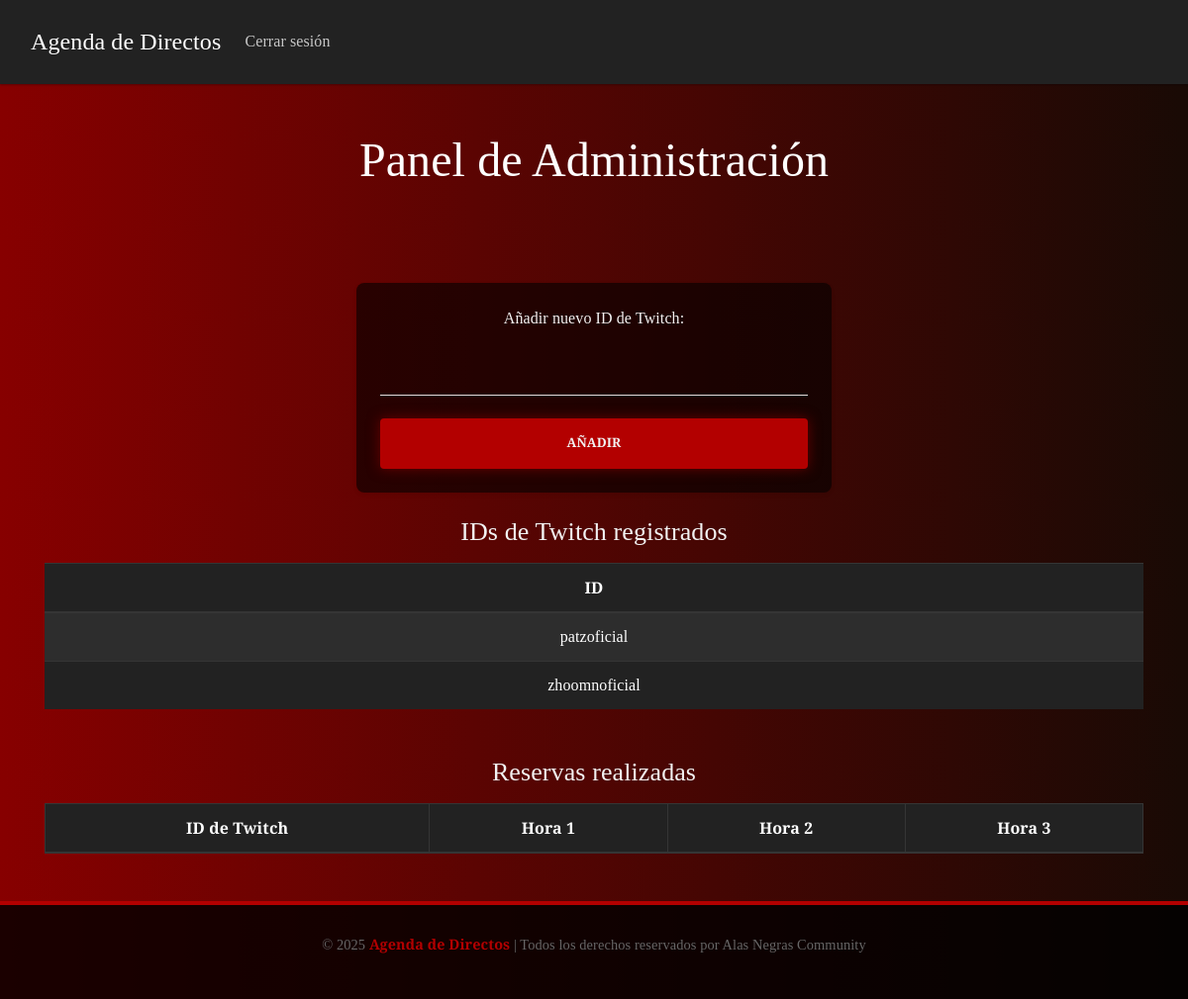
Before: /admin (signed in) with the older database file.
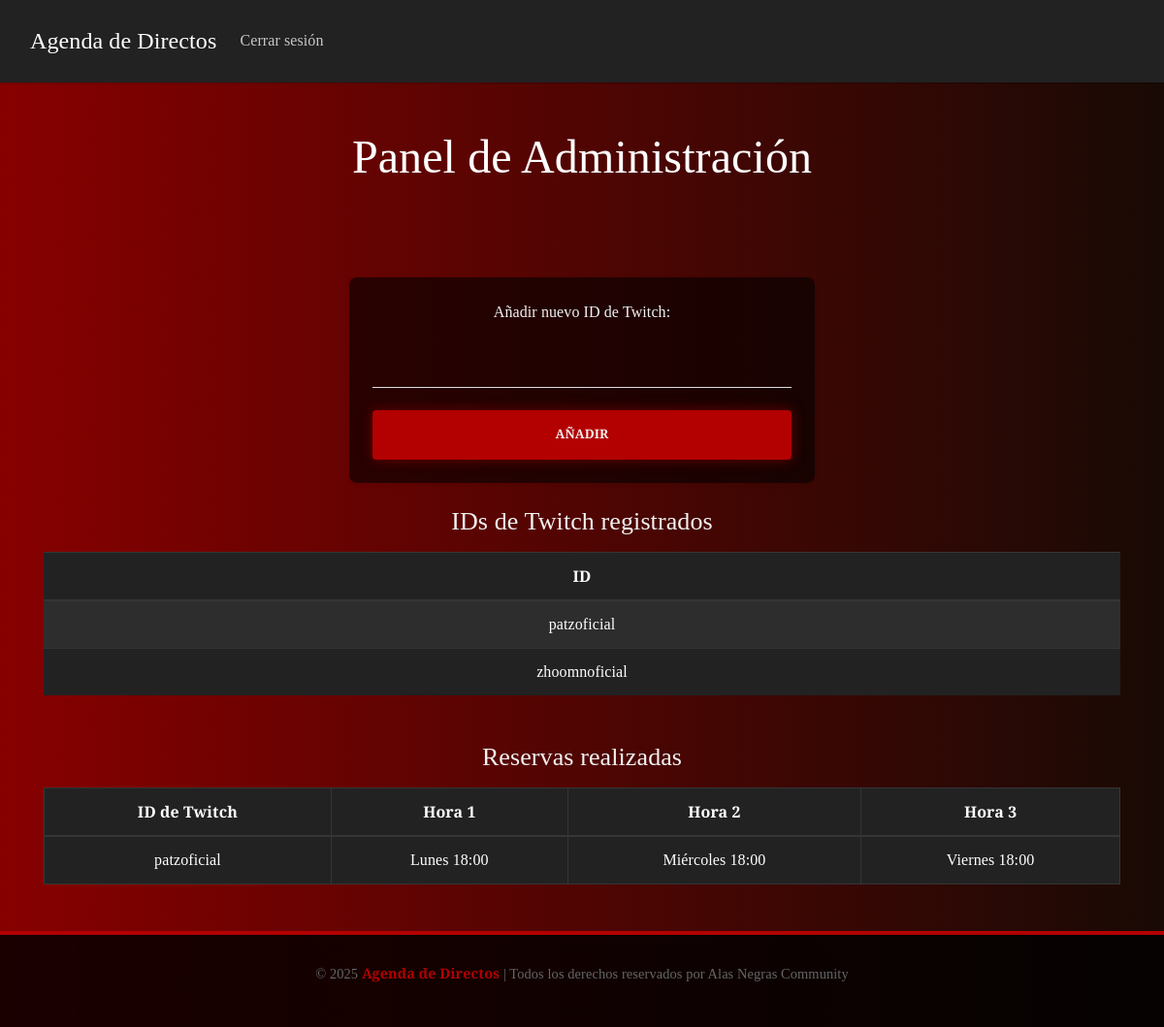
After: the same page with the newer database file.
### models.py (models this page shows)
class TwitchUser(db.Model):
    id = db.Column(db.Integer, primary_key=True)
    twitch_id = db.Column(db.String(50), unique=True, nullable=False)

class Reserva(db.Model):
    id = db.Column(db.Integer, primary_key=True)
    twitch_id = db.Column(db.String(50), nullable=False)
    hora1 = db.Column(db.String(20), nullable=True)
    hora2 = db.Column(db.String(20), nullable=True)
    hora3 = db.Column(db.String(20), nullable=True)

### main.py (the view)
@app.route("/admin", methods=["GET"])
def admin_panel():
    if not session.get("is_admin"):
        flash("Acceso restringido. Por favor, inicia sesión.")
        return redirect(url_for("login"))
    ids = TwitchUser.query.all()
    reservas = Reserva.query.all()
    return render_template("admin.html", ids=ids, reservas=reservas)

### templates/admin.html (shortened to what this page needs)
<!DOCTYPE html>
<html lang="es">
<head>
    <link href="https://cdn.jsdelivr.net/npm/bootswatch@4.5.2/dist/materia/bootstrap.min.css" rel="stylesheet">
    <link rel="stylesheet" href="{{ url_for('static', filename='main.css') }}">
</head>
<body>
    <nav class="navbar navbar-expand-lg navbar-dark bg-dark">
        <div class="container-fluid">
            <a class="navbar-brand" href="/">Agenda de Directos</a>
            <div class="collapse navbar-collapse">
                <ul class="navbar-nav ms-auto">
                    <li class="nav-item">
                        <a class="nav-link" href="/logout">Cerrar sesión</a>
                    </li>
                </ul>
            </div>
        </div>
    </nav>
    <div class="container mt-5">
        <h1 class="titulo">Panel de Administración</h1>
        <form method="POST" action="/admin/add_twitch" class="card p-4 shadow-sm formulario mb-4">
            <div class="mb-3">
                <label class="form-label">Añadir nuevo ID de Twitch:</label>
                <input type="text" name="twitch_id" class="form-control" required>
            </div>
            <button type="submit" class="btn boton-reservar">Añadir</button>
        </form>
        <h2 class="mb-3">IDs de Twitch registrados</h2>
        <table class="table table-striped table-dark">
            <thead>
                <tr>
                    <th>ID</th>
                </tr>
            </thead>
            <tbody>
                {% for user in ids %}
                <tr>
                    <td>{{ user.twitch_id }}</td>
                </tr>
                {% endfor %}
            </tbody>
        </table>
        <h2 class="mt-5 mb-3">Reservas realizadas</h2>
        <table class="table table-bordered table-dark">
            <thead>
                <tr>
                    <th>ID de Twitch</th>
                    <th>Hora 1</th>
                    <th>Hora 2</th>
                    <th>Hora 3</th>
                </tr>
            </thead>
            <tbody>
                {% for reserva in reservas %}
                <tr>
                    <td>{{ reserva.twitch_id }}</td>
                    <td>{{ reserva.hora1 }}</td>
                    <td>{{ reserva.hora2 }}</td>
                    <td>{{ reserva.hora3 }}</td>
                </tr>
                {% endfor %}
            </tbody>
        </table>
    </div>
    <footer class="text-center mt-5 text-muted">
        <p>&copy; 2025 <span>Agenda de Directos</span> | Todos los derechos reservados por Alas Negras Community</p>
    </footer>
</body>
</html>

### static/main.css (style rules this page uses)
body { background: #870000; background: -webkit-linear-gradient(to left, #190A05, #870000); background: linear-gradient(to left, #190A05, #870000); color: #f2f2f2; font-family: "DM Serif Text", serif; margin: 0; padding: 0; text-align: center; font-size: 1em; }
.titulo { font-size: 3em; color: #FFFFFF; margin-bottom: 2em; }
.formulario { background: rgba(0, 0, 0, 0.6); border-radius: 0.5em; width: 30em; margin: 0 auto; color: #f2f2f2; padding: 2em; }
select, input { width: 100%; padding: 0.8em; margin: 0.5em 0; background-color: #1a1a1a; border: 0.15em solid #d9d9d9; color: #f2f2f2; font-family: "DM Serif Text", serif; }
.boton-reservar { background-color: #b30000; color: #f2f2f2; border: none; padding: 1.2em 2.4em; font-weight: bold; text-transform: uppercase; font-family: "DM Serif Text", serif; box-shadow: 0 0 1em #660000; transition: all 0.3s ease; }
footer { background-color: rgba(0,0,0,0.8); color: #d9d9d9; text-align: center; padding: 2em; font-size: 0.9em; border-top: 0.3em solid #b30000; }
footer span { color: #b30000; font-weight: bold; }

Changed rows visible on the page:
added Reserva: twitch_id "patzoficial", hora1 "Lunes 18:00", hora2 "Miércoles 18:00", hora3 "Viernes 18:00"
